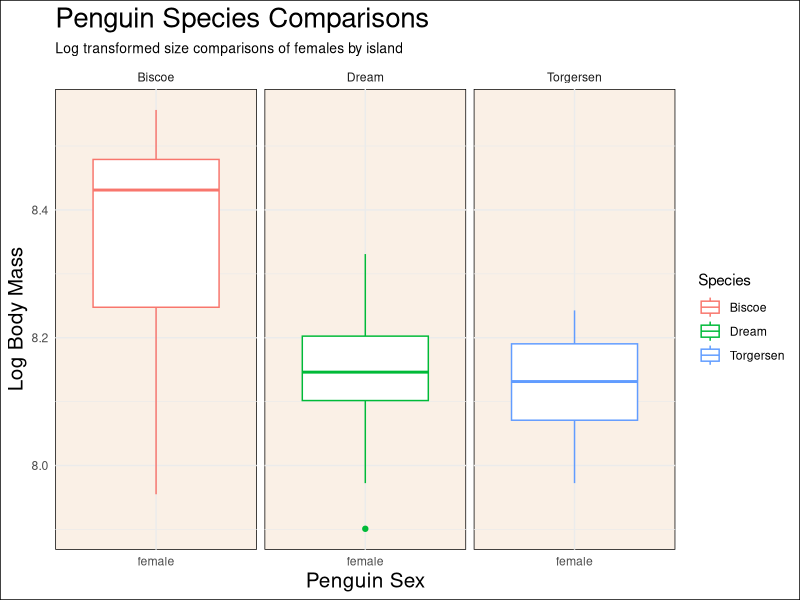
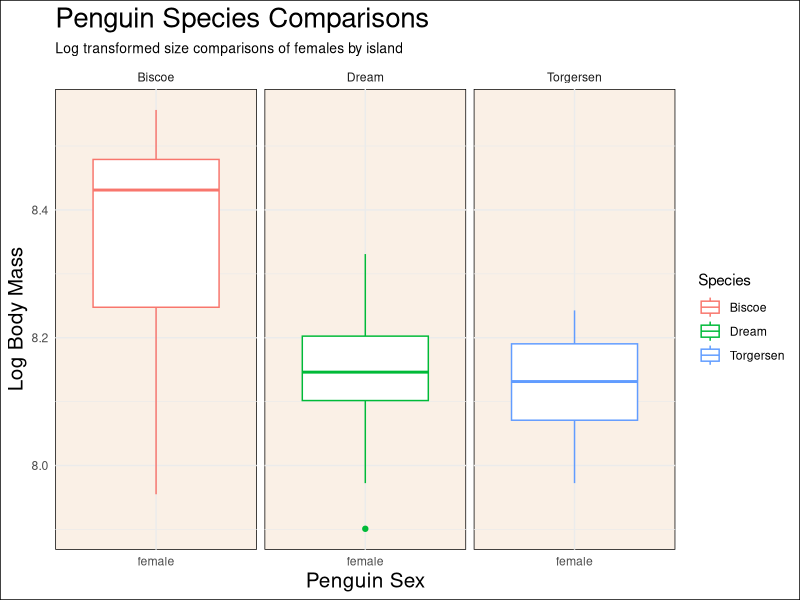

Source code (R) for these figures, in order:
### Lecture 4A Homework ####
### Created by: Kassandra Jensen #############
### Updated on: 2024-09-20 ####################
#### Load Libraries ######
library(palmerpenguins)
library(tidyverse)
library(here)

### Load data ######
# The data is part of the package and is called penguins
glimpse(penguins)
view(penguins)

## Homework Assignment/ Data Analysis
## 1. Calculate the mean and variance of body mass by species, island, and sex without any NAs

penguins %>%                                                    ## Assign data frame
  group_by(species, island, sex) %>%                            ## Group by each of the types
  drop_na(species, island, sex) %>%                             ## Drop the NA's of each 
  summarise(mean_bill_length = mean(body_mass_g, na.rm = TRUE), ## Calculate mean
            max_bill_length = var(body_mass_g, na.rm=TRUE))     ## Calculate variance 

## 2. Filter out (i.e. excludes) male penguins, then calculates the log body mass, then selects only the columns for species, 
## island, sex, and log body mass, then use these data to make any plot. Make sure the plot has clean and clear labels and follows 
## best practices. Save the plot in the correct output folder.

penguins %>%
  filter(sex == "female") %>%                                   ## Select females, not males
  mutate(log_body_mass_g = log(body_mass_g)) %>%                ## Calculate log body mass
  select(species, island, sex, log_body_mass_g) %>%             ## Select what I want to use in plot
  ggplot(aes(x = sex,                                           ## Assign x, y, and color
             y = log_body_mass_g,
             color = island)) +
  geom_boxplot()+                                               ## Call boxplot function
  facet_grid( ~ island) +                                       ## Facet by island
    labs(x = "Penguin Sex",                                     ## Create labels
         y = "Log Body Mass",
         color = "Species",
         title = "Penguin Species Comparisons",
         subtitle = "Log transformed size comparisons of females by island") +
    theme_minimal() +                                           ## Use minimal theme
    theme(                                                      ## Change fonts and background colors
      axis.title = element_text(size = 15),
      panel.background = element_rect(fill = "linen"),
      plot.background = element_rect(fill = "white"),     
      plot.title = element_text(size = 20),
      plot.subtitle = element_text(size = 10)
    )

# Save plot
ggsave(here("Output", "Homework_Week04a.png"),                 ## Save plot 
        width = 10, height = 5)

